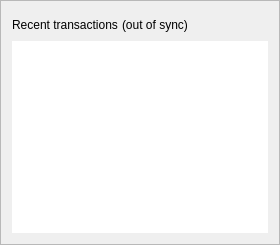
         <widget class="QFrame" name="frame_bottom_2">
          <property name="minimumSize">
           <size>
            <width>0</width>
            <height>100</height>
           </size>
          </property>
          <property name="maximumSize">
           <size>
            <width>16777215</width>
            <height>600</height>
           </size>
          </property>
          <property name="frameShape">
           <enum>QFrame::StyledPanel</enum>
          </property>
          <property name="frameShadow">
           <enum>QFrame::Raised</enum>
          </property>
          <layout class="QVBoxLayout" name="verticalLayout_10">
           <item>
            <layout class="QVBoxLayout" name="verticalLayout_8">
             <property name="spacing">
              <number>4</number>
             </property>
             <item>
              <layout class="QHBoxLayout" name="horizontalLayout_8">
               <item>
                <widget class="QLabel" name="label_4">
                 <property name="minimumSize">
                  <size>
                   <width>0</width>
                   <height>25</height>
                  </size>
                 </property>
                 <property name="maximumSize">
                  <size>
                   <width>16777215</width>
                   <height>25</height>
                  </size>
                 </property>
                 <property name="text">
                  <string>Recent transactions</string>
                 </property>
                </widget>
               </item>
               <item>
                <widget class="QLabel" name="labelTransactionsStatus">
                 <property name="text">
                  <string>(out of sync)</string>
                 </property>
                </widget>
               </item>
               <item>
                <spacer name="horizontalSpacer_2">
                 <property name="orientation">
                  <enum>Qt::Horizontal</enum>
                 </property>
                 <property name="sizeHint" stdset="0">
                  <size>
                   <width>40</width>
                   <height>20</height>
                  </size>
                 </property>
                </spacer>
               </item>
              </layout>
             </item>
             <item>
              <widget class="QListView" name="listTransactions">
               <property name="sizePolicy">
                <sizepolicy hsizetype="Expanding" vsizetype="Expanding">
                 <horstretch>0</horstretch>
                 <verstretch>0</verstretch>
                </sizepolicy>
               </property>
               <property name="maximumSize">
                <size>
                 <width>16777215</width>
                 <height>600</height>
                </size>
               </property>
               <property name="styleSheet">
                <string notr="true"/>
               </property>
               <property name="frameShape">
                <enum>QFrame::NoFrame</enum>
               </property>
               <property name="verticalScrollBarPolicy">
                <enum>Qt::ScrollBarAlwaysOff</enum>
               </property>
               <property name="horizontalScrollBarPolicy">
                <enum>Qt::ScrollBarAlwaysOff</enum>
               </property>
               <property name="alternatingRowColors">
                <bool>true</bool>
               </property>
              </widget>
             </item>
            </layout>
           </item>
          </layout>
         </widget>
